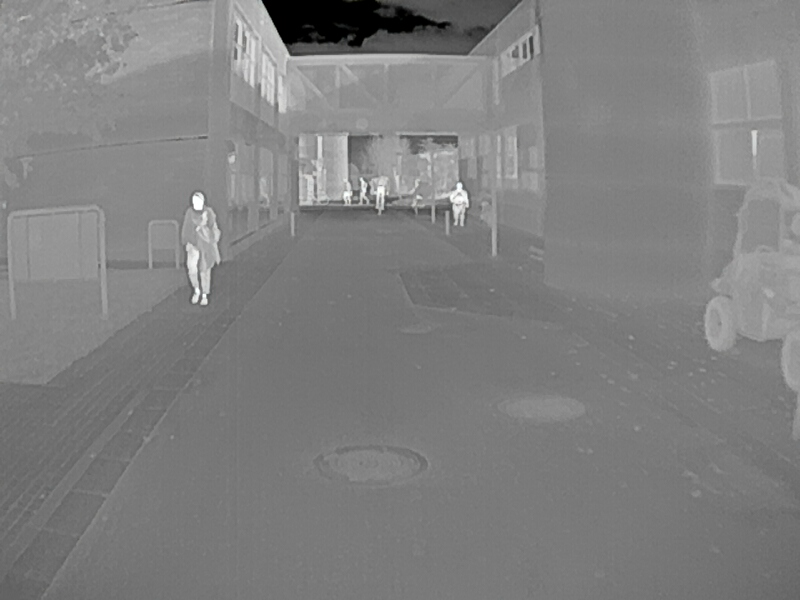
#> input picture cam_data/ircam1571746632994483230.png, 800 x 600 px
$ python -i lanedetection.py   (imports and definitions only)   (older library calls are emulated)
#> lines starting #> are read from the running program, lines starting #| are printed output that depends on the picture; after the words box and inside, x2 and y2 are one past the last pixel; in counts of white or black regions, pixels touching at a corner belong together
import cv2
import numpy as np
import math

GAUSSIAN_SIZE = 5 # kernel size
CANNY_LOW = 5
CANNY_HIGH = 15


def preprocessing(image):
    # only keep bottom part of image
    img = image[220:,:]

    # downsample image
    h,w = img.shape[:2]
    desired_w = 250
    small_to_large_image_size_ratio = 0.3125
    img = cv2.resize(img,
                       (0,0), # set fx and fy, not the final size
                       fx=small_to_large_image_size_ratio,
                       fy=small_to_large_image_size_ratio,
                       interpolation=cv2.INTER_LINEAR)

    blurred = cv2.GaussianBlur(img, (GAUSSIAN_SIZE, GAUSSIAN_SIZE), 0)
    return blurred


def plot_line(a, b, rho, img, opacity=0.8, color='firebrick'):
    y_max, x_max = img.shape[:2]
    pt1 = (0, int(a * 0 + b))
    pt2 = (x_max, int(a * x_max + b))
    cv2.line(img, pt1, pt2, (0, 0, 255), 1, cv2.LINE_AA)
    print(a, b)
    return img


def is_theta_in_range(theta):
    return (theta < np.deg2rad(-10) and theta > np.deg2rad(-70)) or (theta > np.deg2rad(10) and theta < np.deg2rad(70))


def do_hough_straightline(orig, img, n_lines, max_area, plot=False):
    # Copy edges to the images that will display the results in BGR
    color_edges = cv2.cvtColor(img, cv2.COLOR_GRAY2BGR)

    # img = img[10:-10][10:-10] # ignore image boundaries
    # print("-------------------------------------")
    max_iterations = 20

    h, w = img.shape
    h_orig, w_orig = orig.shape[:2]
    middle = w / 2
    diag = np.ceil(np.hypot(h, w))
    # print(f"IMG dimensions: {img.shape} max. intensity: {np.max(img)}")

    thetas = np.deg2rad(np.arange(-90.0, 90.0))
    rhos = np.linspace(-diag, diag, diag * 2.0)

    # print(f"diagonal: {diag}")

    accumulator = np.zeros((np.uint64(2 * diag), len(thetas)), dtype=np.uint64)

    for i in range(0, h):
        for j in range(0, w):
            if img[i, j] > 0:  # if we're on an edge
                for theta_i in range(len(thetas)):  # calculate rho for every theta
                    theta = thetas[theta_i]
                    if is_theta_in_range(theta):
                        rho = np.round(j * np.cos(theta) + i * np.sin(theta)) + diag
                        # print("point",(i,j),"rho",rho,"theta",theta)
                        rho = np.uint64(rho)
                        accumulator[rho, theta_i] += 1  # increment accumulator for this coordinate pair

    n = 1
    iterations = 0

    while n <= n_lines and iterations < max_iterations:
        # [6 lines of commented-out code are left out]

        max_index = np.argmax(accumulator)  # 2d index of maximum point in accumulator
        theta_index = np.uint64(max_index % accumulator.shape[1])
        rho_index = np.uint64(max_index / accumulator.shape[1])

        # cv2.circle(accumulator, (rho_index,theta_index), 50, (0,255,0), thickness=5, lineType=8, shift=0)

        ang = thetas[theta_index]
        rho = rhos[rho_index]

        # print(f"Hough coordinates: rho {rho:.2f}  theta(rad) {ang:.2f}  theta(deg) {np.rad2deg(ang)}")

        if n == 1:
            lane1_pos = (ang > 0)
            a = -(np.cos(ang) / np.sin(ang))
            b = rho / np.sin(ang)
            lane1_start = ((h - 1) - b) / a
            lane1_end = -b / a
            lane1_side = (lane1_start < middle)
            # print(f"- Lane 1: Cartesion form (ax+b): {a:.2f} * x + {b:.2f}")
            # print(f"\t starting at y = ", lane1_start)
            color_edges = plot_line(a, b, rho, color_edges, color='green')
            n += 1
        elif n == 2:
            lane2_pos = (ang > 0)
            a = -(np.cos(ang) / np.sin(ang))
            b = rho / np.sin(ang)
            lane2_start = ((h - 1) - b) / a
            lane2_end = -b / a
            lane2_side = (lane2_start < middle)
            if (lane1_side != lane2_side) and ((lane2_end > lane1_end and lane2_start > lane1_start) or (
                    lane2_end < lane1_end and lane2_start < lane1_start)):
                # print(f"- Lane 2: Cartesion form (ax+b): {a:.2f} * x + {b:.2f}")
                # print(f"\t starting at y = ", lane2_start)
                color_edges = plot_line(a, b, rho, color_edges, color='blue')
                n += 1

        prev_ang = ang
        prev_rho = rho

        remove_area = max_area
        for i in range(np.int(rho_index - remove_area), np.int(rho_index + remove_area + 1)):
            try:
                accumulator[i][np.int(theta_index - remove_area):np.int(theta_index + remove_area)] = 0
            except:
                pass

        iterations += 1

    return color_edges


def draw_lanes(image):
    image = preprocessing(image)
    edges = cv2.Canny(image, CANNY_LOW, CANNY_HIGH, None, 3)
    return do_hough_straightline(image, edges, 2, 10, plot=False)

>>> import cv2
>>> picture = cv2.imread('../../cam_data/ircam1571746632994483230.png')
#> picture is the input picture: shape (600, 800, 3); mean B, G, R 127.8, 127.8, 127.8
>>> result = draw_lanes(picture)
#> in preprocessing, `img = image[220:,:]`:
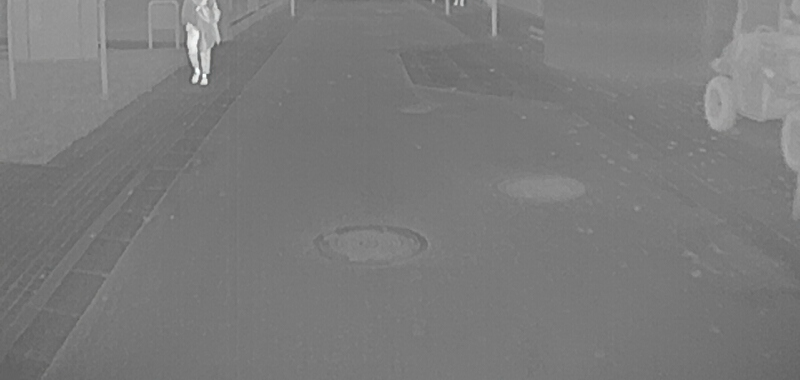
#> img: shape (380, 800, 3); mean B, G, R 122.9, 122.9, 122.9
#> in draw_lanes, `edges = cv2.Canny(image, CANNY_LOW, CANNY_HIGH, None, 3)`:
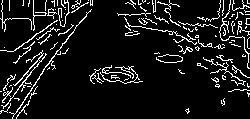
#> edges: shape (119, 250); 9.5% white in thin lines or dots
#> in do_hough_straightline, `color_edges = cv2.cvtColor(img, cv2.COLOR_GRAY2BGR)`: color_edges: shape (119, 250, 3); 9.5% white in thin lines or dots
#> after the loop in do_hough_straightline, `for i in range(0, h):`:
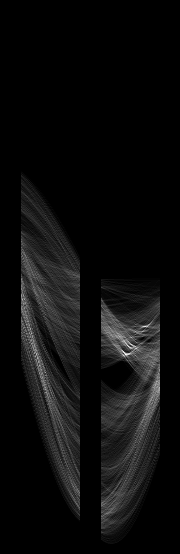
#> accumulator: shape (554, 180) uint64; min 0, max 65, mean 3.3; drawn with min black and max white
#> the loop in do_hough_straightline, `while n <= n_lines and iterations < max_iterations: # print(iterations..` made 5 passes
#> pass 1, in do_hough_straightline, `color_edges = plot_line(a, b, rho, color_edges, color='green')`:
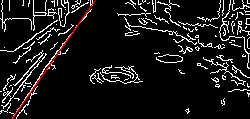
#> color_edges: shape (119, 250, 3); mean B, G, R 23.6, 23.6, 25.2
#> after the loop in do_hough_straightline, `while n <= n_lines and iterations < max_iterations:`:
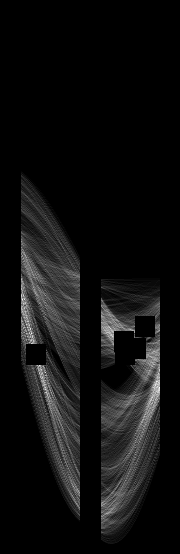
#> accumulator: shape (554, 180) uint64; 1.74% of pixels changed, all inside (x1, y1, x2, y2) = (26, 316, 155, 365); drawn with min black and max white
#> after the loop in do_hough_straightline, `while n <= n_lines and iterations < max_iterations:`:
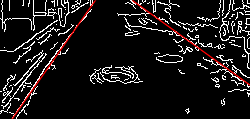
#> color_edges: shape (119, 250, 3); 1.19% of pixels changed, all inside (x1, y1, x2, y2) = (131, 0, 250, 86)
#> after the loop in do_hough_straightline, `while n <= n_lines and iterations < max_iterations:`: iterations = 5; n = 3

$ run again, on cam_data/ircam1571746637735063015.png
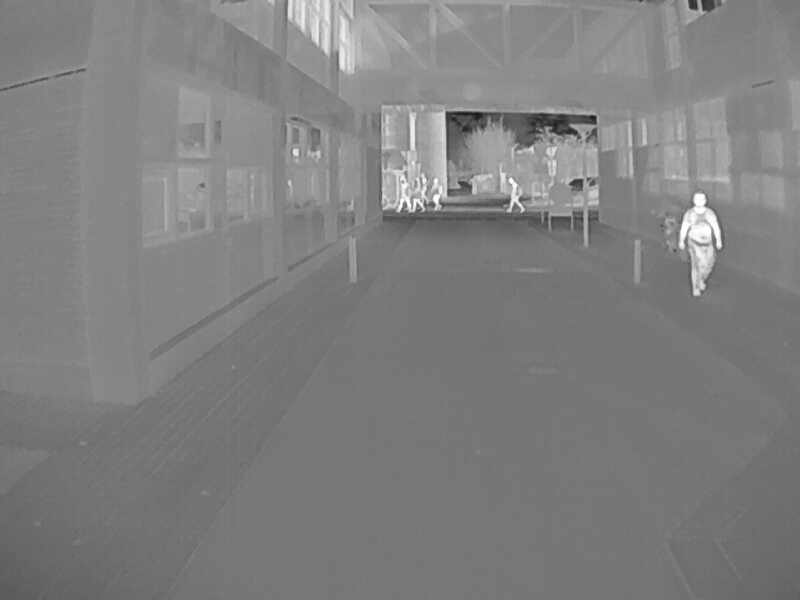
#> input picture cam_data/ircam1571746637735063015.png, 800 x 600 px
#> picture is the input picture: shape (600, 800, 3); mean B, G, R 127.5, 127.5, 127.5
#> edges: shape (119, 250); 5.9% white in thin lines or dots
#> after the loop in do_hough_straightline, `while n <= n_lines and iterations < max_iterations:`:
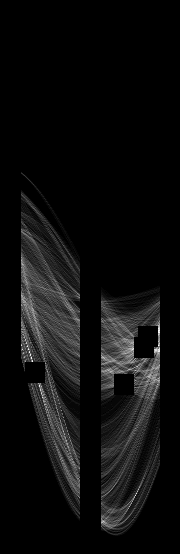
#> accumulator: shape (554, 180) uint64; min 0, max 34, mean 1.8; drawn with min black and max white
#> after the loop in do_hough_straightline, `while n <= n_lines and iterations < max_iterations:`:
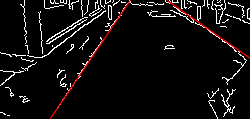
#> color_edges: shape (119, 250, 3); mean B, G, R 14, 14, 16.7
#> after the loop in do_hough_straightline, `while n <= n_lines and iterations < max_iterations:`: iterations = 4; n = 3

$ run again, on cam_data/ircam1571746657212090581.png
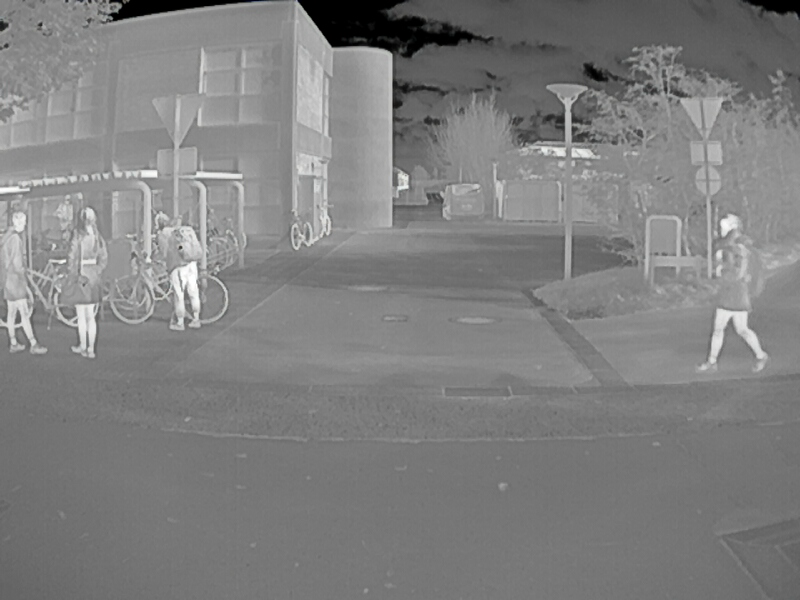
#> input picture cam_data/ircam1571746657212090581.png, 800 x 600 px
#> picture is the input picture: shape (600, 800, 3); mean B, G, R 127.6, 127.6, 127.6
#> in draw_lanes, `edges = cv2.Canny(image, CANNY_LOW, CANNY_HIGH, None, 3)`:
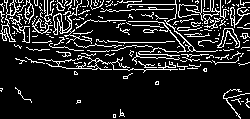
#> edges: shape (119, 250); 13.7% white in thin lines or dots
#> after the loop in do_hough_straightline, `while n <= n_lines and iterations < max_iterations:`:
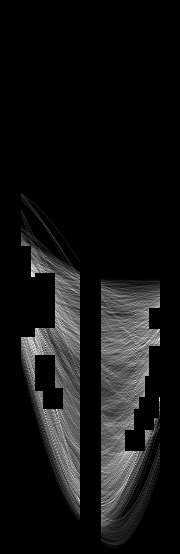
#> accumulator: shape (554, 180) uint64; min 0, max 42, mean 3.3; drawn with min black and max white
#> after the loop in do_hough_straightline, `while n <= n_lines and iterations < max_iterations:`: iterations = 20; n = 2

$ run again, on cam_data/ircam1571746682398832877.png
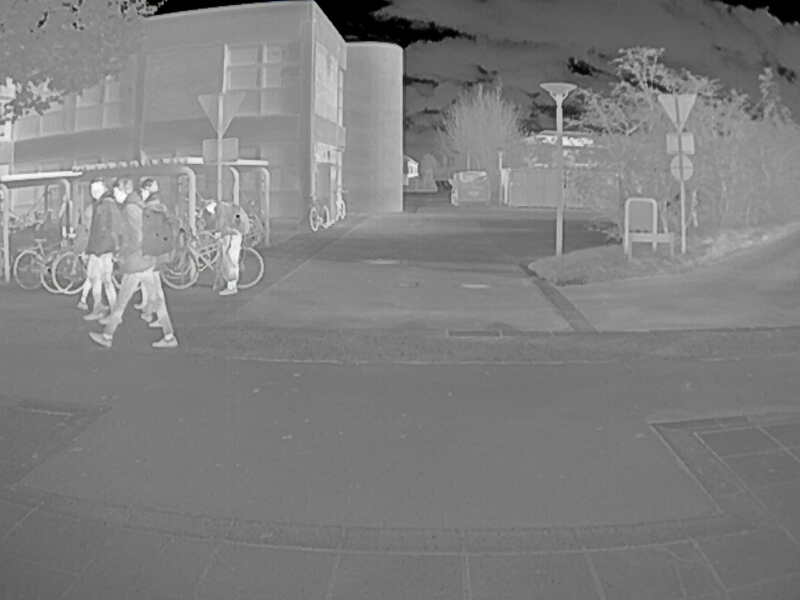
#> input picture cam_data/ircam1571746682398832877.png, 800 x 600 px
#> picture is the input picture: shape (600, 800, 3); mean B, G, R 127.4, 127.5, 127.4
#> edges: shape (119, 250); 13.6% white in thin lines or dots
#> after the loop in do_hough_straightline, `while n <= n_lines and iterations < max_iterations:`:
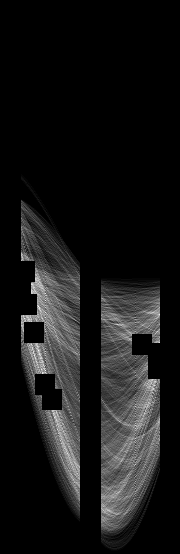
#> accumulator: shape (554, 180) uint64; min 0, max 45, mean 4; drawn with min black and max white
#> after the loop in do_hough_straightline, `while n <= n_lines and iterations < max_iterations:`:
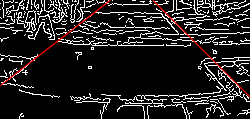
#> color_edges: shape (119, 250, 3); mean B, G, R 33.7, 33.7, 36.6
#> after the loop in do_hough_straightline, `while n <= n_lines and iterations < max_iterations:`: iterations = 9; n = 3
